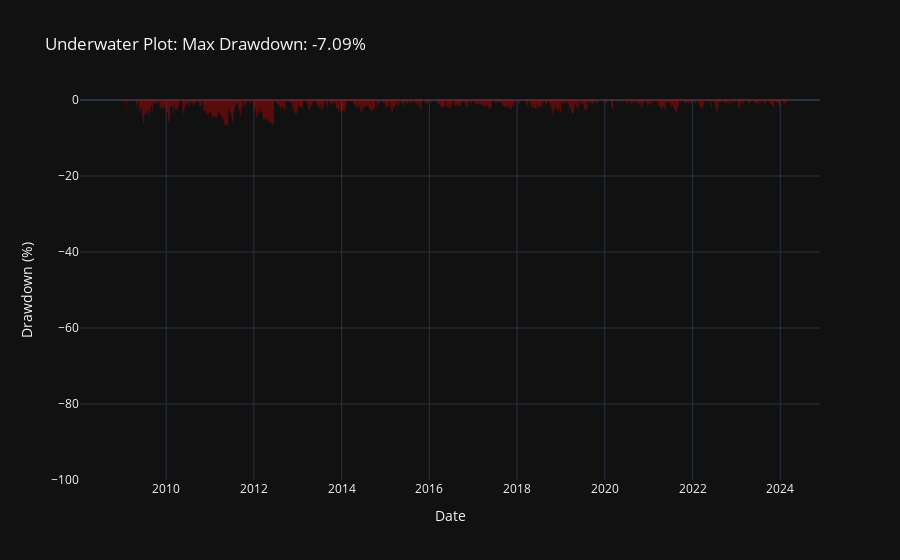

Here is the notebook cell this chart was saved with:
### Markdown cell above
### Drawdown Analysis

### Code cell
trade_df_by_date_drawdown = strategy_reporter.calculate_drawdowns(trade_df_by_date)
strategy_reporter.plot_drawdown(trade_df_by_date_drawdown, index_data_dict)

### Figure 1 — Plotly figure (JSON) as saved in the notebook; plotly's stock layout.template omitted (floating-point values rounded to 4 significant figures; data arrays with more than 128 entries replaced by an {"elided": "..."} marker saying what was removed)
{"data": [{"fill": "tozeroy", "fillcolor": "rgba(255, 0, 0, 0.3)", "mode": "none", "name": "Underwater", "type": "scatter", "x": {"elided": "5525 str values"}, "y": {"elided": "5525 float values"}}], "layout": {"legend": {"borderwidth": 1, "orientation": "h", "x": 1, "xanchor": "right", "y": 1.1, "yanchor": "top"}, "title": {"text": "Underwater Plot: Max Drawdown: -7.09%"}, "xaxis": {"range": ["2008-01-14T00:00:00+00:00", "2024-11-27T00:00:00+00:00"], "title": {"text": "Date"}}, "yaxis": {"range": [-100, 0], "title": {"text": "Drawdown (%)"}}}}
